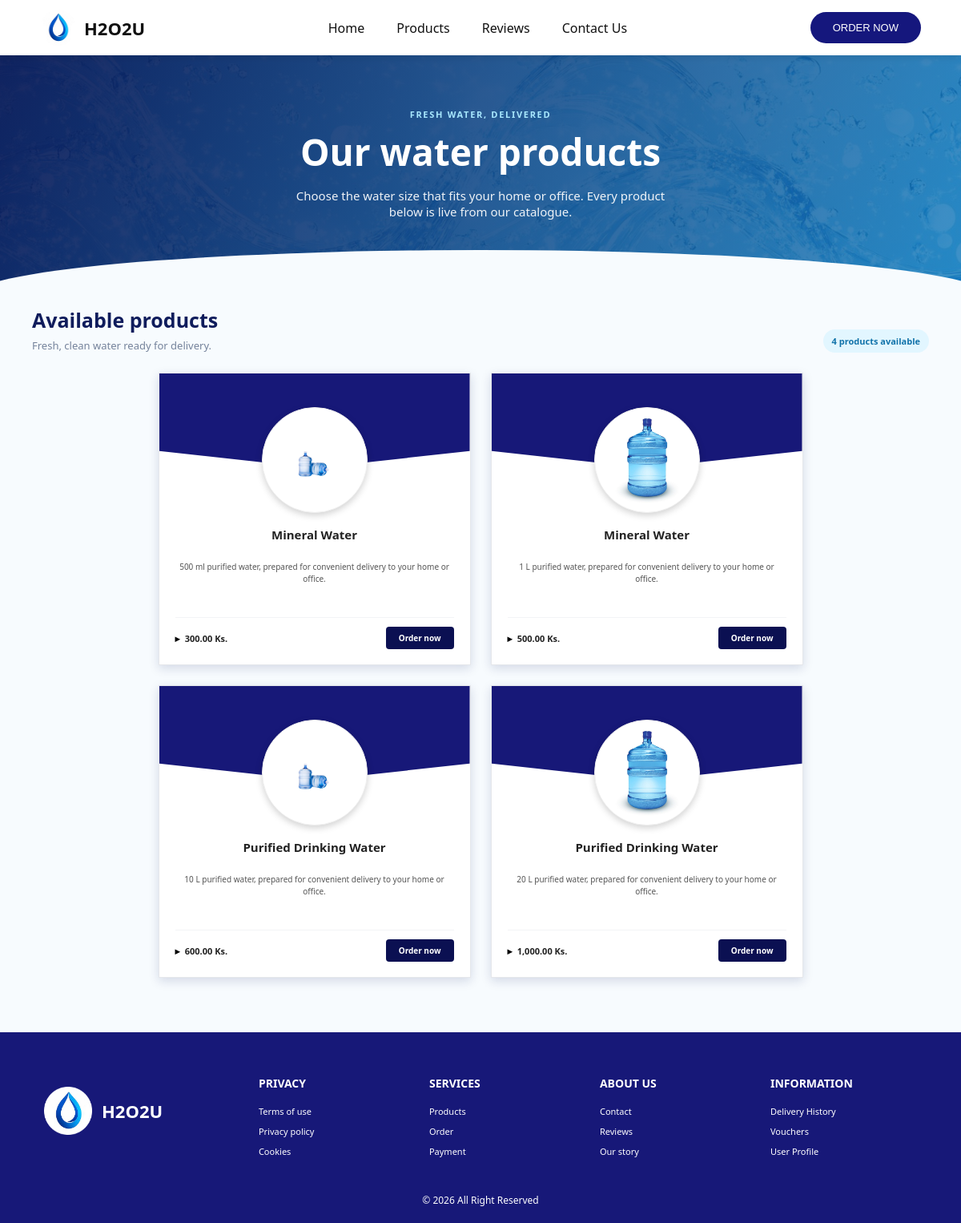
/products.php, run on the app's committed database.
### tables this page shows
CREATE TABLE `tbl_product` (
  `productID` int(11) NOT NULL AUTO_INCREMENT,
  `product_name` varchar(120) NOT NULL,
  `size` varchar(50) NOT NULL,
  `price` decimal(10,2) NOT NULL,
  `stock` int(11) NOT NULL DEFAULT 0,
  `is_active` tinyint(1) NOT NULL DEFAULT 1,
  `image_path` varchar(255) DEFAULT NULL,
  PRIMARY KEY (`productID`)
);

### products.php (the view, shortened to what this page needs)
<?php
$isAdminView = isset($_GET['admin']);
$db = database();
$products = $db->query(
    "SELECT productID, product_name, size, price, stock,
            COALESCE(image_path, 'productImage/water_one.jpg') AS image_path
     FROM tbl_product
     WHERE is_active = 1
     ORDER BY productID DESC"
)->fetchAll();
?>
<!doctype html>
<html lang="en">
<head>
    <link rel="stylesheet" href="https://cdnjs.cloudflare.com/ajax/libs/font-awesome/6.5.2/css/all.min.css">
    <?php if (!$isAdminView): ?>
    <link rel="stylesheet" href="css/nav&footer.css">
    <?php endif; ?>
    <link rel="stylesheet" href="customer-products.css">
</head>
<body class="customer-products">
    <?php if (!$isAdminView): ?>
    <nav class="navbar">
        <div class="logo-section">
            <img src="img/logo.png" alt="H2O2U Logo">
            <h2>H2O2U</h2>
        </div>
        <ul class="nav-links">
            <li><a href="homepage.html">Home</a></li>
            <li><a class="active" href="products.php">Products</a></li>
            <li><a href="homepage.html#reviews">Reviews</a></li>
            <li><a href="contact.html">Contact Us</a></li>
        </ul>
        <div class="nav-buttons">
            <button class="order-btn" onclick="window.location.href='user_orders.html'">ORDER NOW</button>
        </div>
    </nav>
    <?php endif; ?>
    <header class="customer-hero">
        <p>FRESH WATER, DELIVERED</p>
        <h1>Our water products</h1>
        <span>Choose the water size that fits your home or office. Every product below is live from our catalogue.</span>
    </header>
    <main class="customer-products-main">
        <div class="customer-products-title">
            <div>
                <h2>Available products</h2>
                <p>Fresh, clean water ready for delivery.</p>
            </div>
            <span class="customer-count"><?= count($products) ?> product<?= count($products) === 1 ? '' : 's' ?> available</span>
        </div>
        <section class="customer-product-grid home-style-products">
            <?php foreach ($products as $product): ?>
                <article class="product-card">
                    <div class="product-img-wrapper">
                        <img src="<?= htmlspecialchars($product['image_path']) ?>" alt="<?= htmlspecialchars($product['product_name']) ?>">
                    </div>
                    <div class="product-body">
                        <h4><?= htmlspecialchars($product['product_name']) ?></h4>
                        <p><?= htmlspecialchars($product['size']) ?> purified water, prepared for convenient delivery to your home or office.</p>
                        <div class="product-footer">
                            <span class="product-price">
                                <span class="arrow-icon">▶</span>
                                <?= number_format((float)$product['price'], 2) ?> Ks.
                            </span>
                            <?php if ((int)$product['stock'] > 0): ?>
                                <a class="btn-buy" href="user_orders.html">Order now</a>
                            <?php else: ?>
                                <button class="btn-buy" disabled>Out of stock</button>
                            <?php endif; ?>
                        </div>
                    </div>
                </article>
            <?php endforeach; ?>
        </section>
    </main>
    <?php if (!$isAdminView): ?>
    <footer class="footer">
        <div class="footer-logo"><img src="img/logo.png" alt="H2O2U Logo"><h2>H2O2U</h2></div>
        <div class="footer-column"><h3>PRIVACY</h3><a href="#">Terms of use</a><a href="#">Privacy policy</a><a href="#">Cookies</a></div>
        <div class="footer-column"><h3>SERVICES</h3><a href="products.php">Products</a><a href="user_orders.html">Order</a><a href="#">Payment</a></div>
        <div class="footer-column"><h3>ABOUT US</h3><a href="contact.html">Contact</a><a href="homepage.html#reviews">Reviews</a><a href="#">Our story</a></div>
        <div class="footer-column"><h3>INFORMATION</h3><a href="user_delivery.html">Delivery History</a><a href="voucher.html">Vouchers</a><a href="user_pf.html">User Profile</a></div>
        <div class="copyright">&copy; 2026 All Right Reserved</div>
    </footer>
    <?php endif; ?>
</body>
</html>

### css/nav&footer.css (style rules this page uses)
.navbar { display: flex; align-items: center; justify-content: space-between; padding: 12px 50px; background-color: white; box-shadow: 0 2px 10px rgba(0,0,0,0.1); position: relative; z-index: 10; }
.logo-section { display: flex; align-items: center; gap: 10px; }
.logo-section img { width: 45px; height: 45px; }
.logo-section h2 { margin: 0; color: #111; font-size: 22px; }
.nav-links { display: flex; list-style: none; gap: 40px; margin: 0; padding: 0; }
.nav-links a { text-decoration: none; color: #111; font-size: 16px; font-weight: 500; }
.nav-buttons { display: flex; align-items: center; gap: 25px; }
.order-btn { background-color: #15177d; color: white; border: none; padding: 12px 28px; border-radius: 25px; font-size: 13px; cursor: pointer; }
.footer { background-color: #171878; color: white; display: grid; grid-template-columns: 1.3fr 1fr 1fr 1fr 1fr; gap: 30px; padding: 40px 55px 20px; position: relative; }
.footer-logo { display: flex; align-items: center; gap: 12px; }
.footer-logo img { width: 60px; height: 60px; }
.footer-logo h2 { margin: 0; font-size: 22px; }
.footer-column { display: flex; flex-direction: column; gap: 10px; }
.footer-column h3 { font-size: 14px; margin-bottom: 8px; }
.footer-column a { color: white; text-decoration: none; font-size: 11px; }
.copyright { grid-column: 1 / -1; text-align: center; margin-top: 15px; font-size: 12px; }

### data on the page
tbl_product: product_name "Mineral Water", size "500 ml", price "300.00", stock "Order now"
tbl_product: product_name "Mineral Water", size "1 L", price "500.00", stock "Order now"
tbl_product: product_name "Purified Drinking Water", size "10 L", price "600.00", stock "Order now"
tbl_product: product_name "Purified Drinking Water", size "20 L", price "1,000.00", stock "Order now"

### other printed values
count($products) "4"
